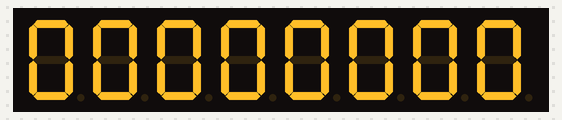
Bench run of a program on a simulated ESP32-S3. On the bench: 8-digit seven-segment display.

Above: at 0.15 s.
At 4.95 s:
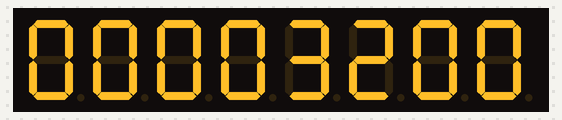
At 10.05 s:
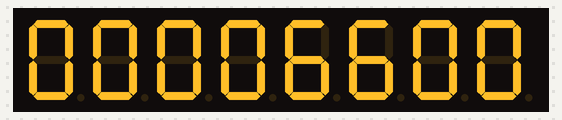
At 19.95 s:
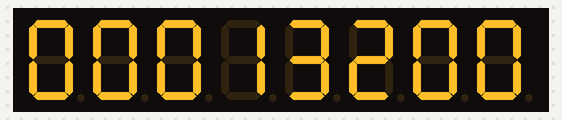
At 29.85 s:
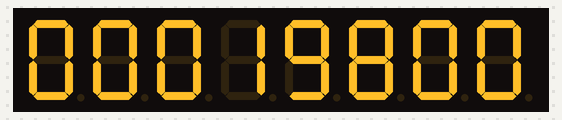
At 39.75 s:
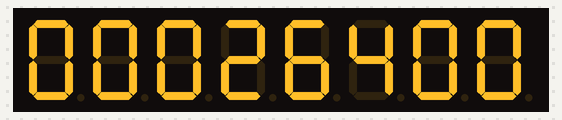

The program:

main.cpp
```cpp
#include "LedControl.h"
#include <Arduino.h>

//pin 12 is connected to the DataIn
//pin 11 is connected to the CLK
//pin 10 is connected to LOAD
//We have only a single MAX72XX.

LedControl lc=LedControl(12,11,10,1);

unsigned long delaytime=1;

void setup() {
  /*
   The MAX72XX is in power-saving mode on startup,
   we have to do a wakeup call
   */
  lc.shutdown(0,false);
  /* Set the brightness to a medium values */
  lc.setIntensity(0,8);
  /* and clear the display */
  lc.clearDisplay(0);
}

int time2 = 0;
int s0 = 0;
int s1 = -1;
int s2 = -1;
int s3 = -1;
int s4 = -1;
int s5 = -1;
int s6 = -1;
int s7 = -1;
void loop() {

  s0=time2;

  if (time2==9){
    time2=-1;
  }

  if (s0==0){
    s1=s1+1;
  }

  //---------------------------------------------------------

    if (s1==10){
    s1=0;
  }

  if (s1==0&&s0==0){
    s2=s2+1;
  }

  //---------------------------------------------------------

     if (s2==10){
    s2=0;
  }

  if (s2==0&&s1==0&&s0==0){
    s3=s3+1;
  }

    //---------------------------------------------------------

     if (s3==10){
    s3=0;
  }

  if (s3==0&&s2==0&&s1==0&&s0==0){
    s4=s4+1;
  }

      //---------------------------------------------------------

     if (s4==10){
    s4=0;
  }

  if (s4==0&&s3==0&&s2==0&&s1==0&&s0==0){
    s5=s5+1;
  }

        //---------------------------------------------------------

     if (s5==10){
    s5=0;
  }

  if (s5==0&&s4==0&&s3==0&&s2==0&&s1==0&&s0==0){
    s6=s6+1;
  }

          //---------------------------------------------------------

     if (s6==10){
    s6=0;
  }

  if (s6==0&&s5==0&&s4==0&&s3==0&&s2==0&&s1==0&&s0==0){
    s7=s7+1;
  }


  lc.setChar(0,0,s0 ,false);
  lc.setChar(0,1,s1 ,false);
  lc.setChar(0,2,s2 ,false);
  lc.setChar(0,3,s3 ,false);
  lc.setChar(0,4,s4 ,false);
  lc.setChar(0,5,s5 ,false);
  lc.setChar(0,6,s6 ,false);
  lc.setChar(0,7,s7 ,false);

   delay(delaytime);
  time2=time2+1;
}
```
